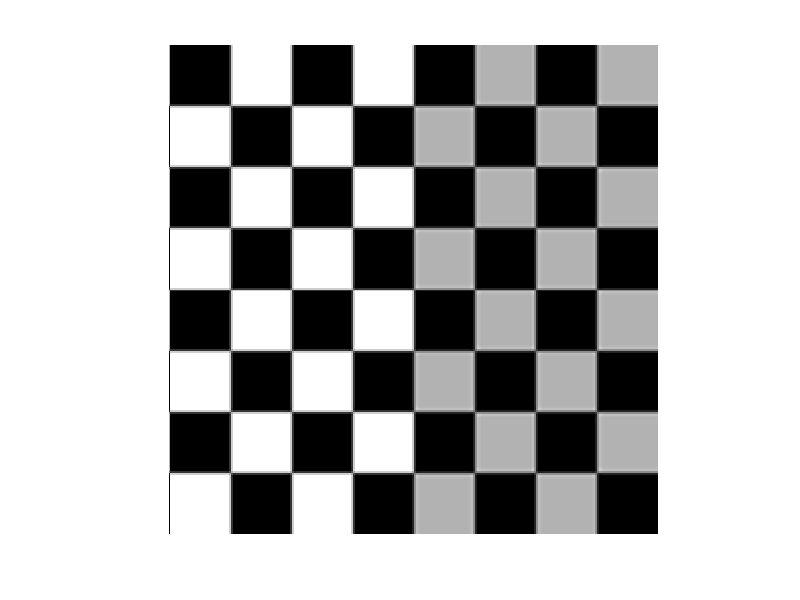

The MATLAB source for this figure:
%----------------------Exercício 1------------------------

% Definir as dimensões da imagem
n = 256;
m = 256;

% Criar uma matriz de tabuleiro de xadrez
A = checkerboard(n/16);

% Redimensionar a matriz para o tamanho desejado
A = imresize(A, [n m]);

% Mostrar a imagem em uma figura
imshow(A);

% Salvar a imagem em um arquivo JPEG com qualidade de compressão de 75
imwrite(A, 'checkerboard.jpg', 'Quality', 75);